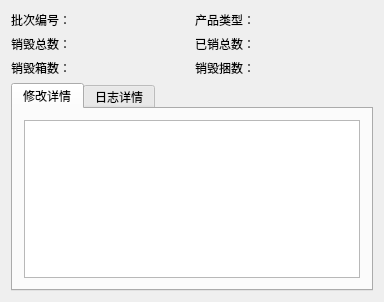
<?xml version="1.0" encoding="UTF-8"?>
<ui version="4.0">
 <class>ClientDetial</class>
 <widget class="QFrame" name="ClientDetial">
  <property name="geometry">
   <rect>
    <x>0</x>
    <y>0</y>
    <width>384</width>
    <height>302</height>
   </rect>
  </property>
  <property name="windowTitle">
   <string>ClientDetial</string>
  </property>
  <property name="styleSheet">
   <string notr="true"/>
  </property>
  <layout class="QVBoxLayout" name="verticalLayout_4">
   <item>
    <layout class="QGridLayout" name="gridLayout">
     <item row="3" column="1">
      <widget class="QLabel" name="label_managerName">
       <property name="text">
        <string/>
       </property>
      </widget>
     </item>
     <item row="2" column="1">
      <widget class="QLabel" name="label_totalRecive">
       <property name="text">
        <string/>
       </property>
      </widget>
     </item>
     <item row="1" column="0">
      <widget class="QLabel" name="label_machineName">
       <property name="text">
        <string>批次编号：</string>
       </property>
      </widget>
     </item>
     <item row="2" column="0">
      <widget class="QLabel" name="label_title_totalRecive">
       <property name="text">
        <string>销毁总数：</string>
       </property>
      </widget>
     </item>
     <item row="2" column="2">
      <widget class="QLabel" name="label_title_totalRetrieve">
       <property name="text">
        <string>已销总数：</string>
       </property>
      </widget>
     </item>
     <item row="2" column="3">
      <widget class="QLabel" name="label_totalRetrieve">
       <property name="text">
        <string/>
       </property>
      </widget>
     </item>
     <item row="3" column="0">
      <widget class="QLabel" name="label_title_managerName">
       <property name="text">
        <string>销毁箱数：</string>
       </property>
      </widget>
     </item>
     <item row="3" column="2">
      <widget class="QLabel" name="label_title_exceptionCount">
       <property name="text">
        <string>销毁捆数：</string>
       </property>
      </widget>
     </item>
     <item row="3" column="3">
      <widget class="QLabel" name="label_exceptionCount">
       <property name="text">
        <string/>
       </property>
      </widget>
     </item>
     <item row="1" column="2">
      <widget class="QLabel" name="label_operatorName">
       <property name="text">
        <string>产品类型：</string>
       </property>
      </widget>
     </item>
    </layout>
   </item>
   <item>
    <widget class="QTabWidget" name="tabWidget">
     <property name="styleSheet">
      <string notr="true"/>
     </property>
     <property name="currentIndex">
      <number>0</number>
     </property>
     <widget class="QWidget" name="tab">
      <attribute name="title">
       <string>修改详情</string>
      </attribute>
      <layout class="QVBoxLayout" name="verticalLayout">
       <item>
        <widget class="QTableView" name="tableView_reciveDetial"/>
       </item>
      </layout>
     </widget>
     <widget class="QWidget" name="tab_3">
      <attribute name="title">
       <string>日志详情</string>
      </attribute>
      <layout class="QVBoxLayout" name="verticalLayout_3">
       <item>
        <widget class="QTableView" name="tableView_exceptionDetial"/>
       </item>
      </layout>
     </widget>
    </widget>
   </item>
  </layout>
 </widget>
 <layoutdefault spacing="6" margin="11"/>
 <resources/>
 <connections/>
</ui>
